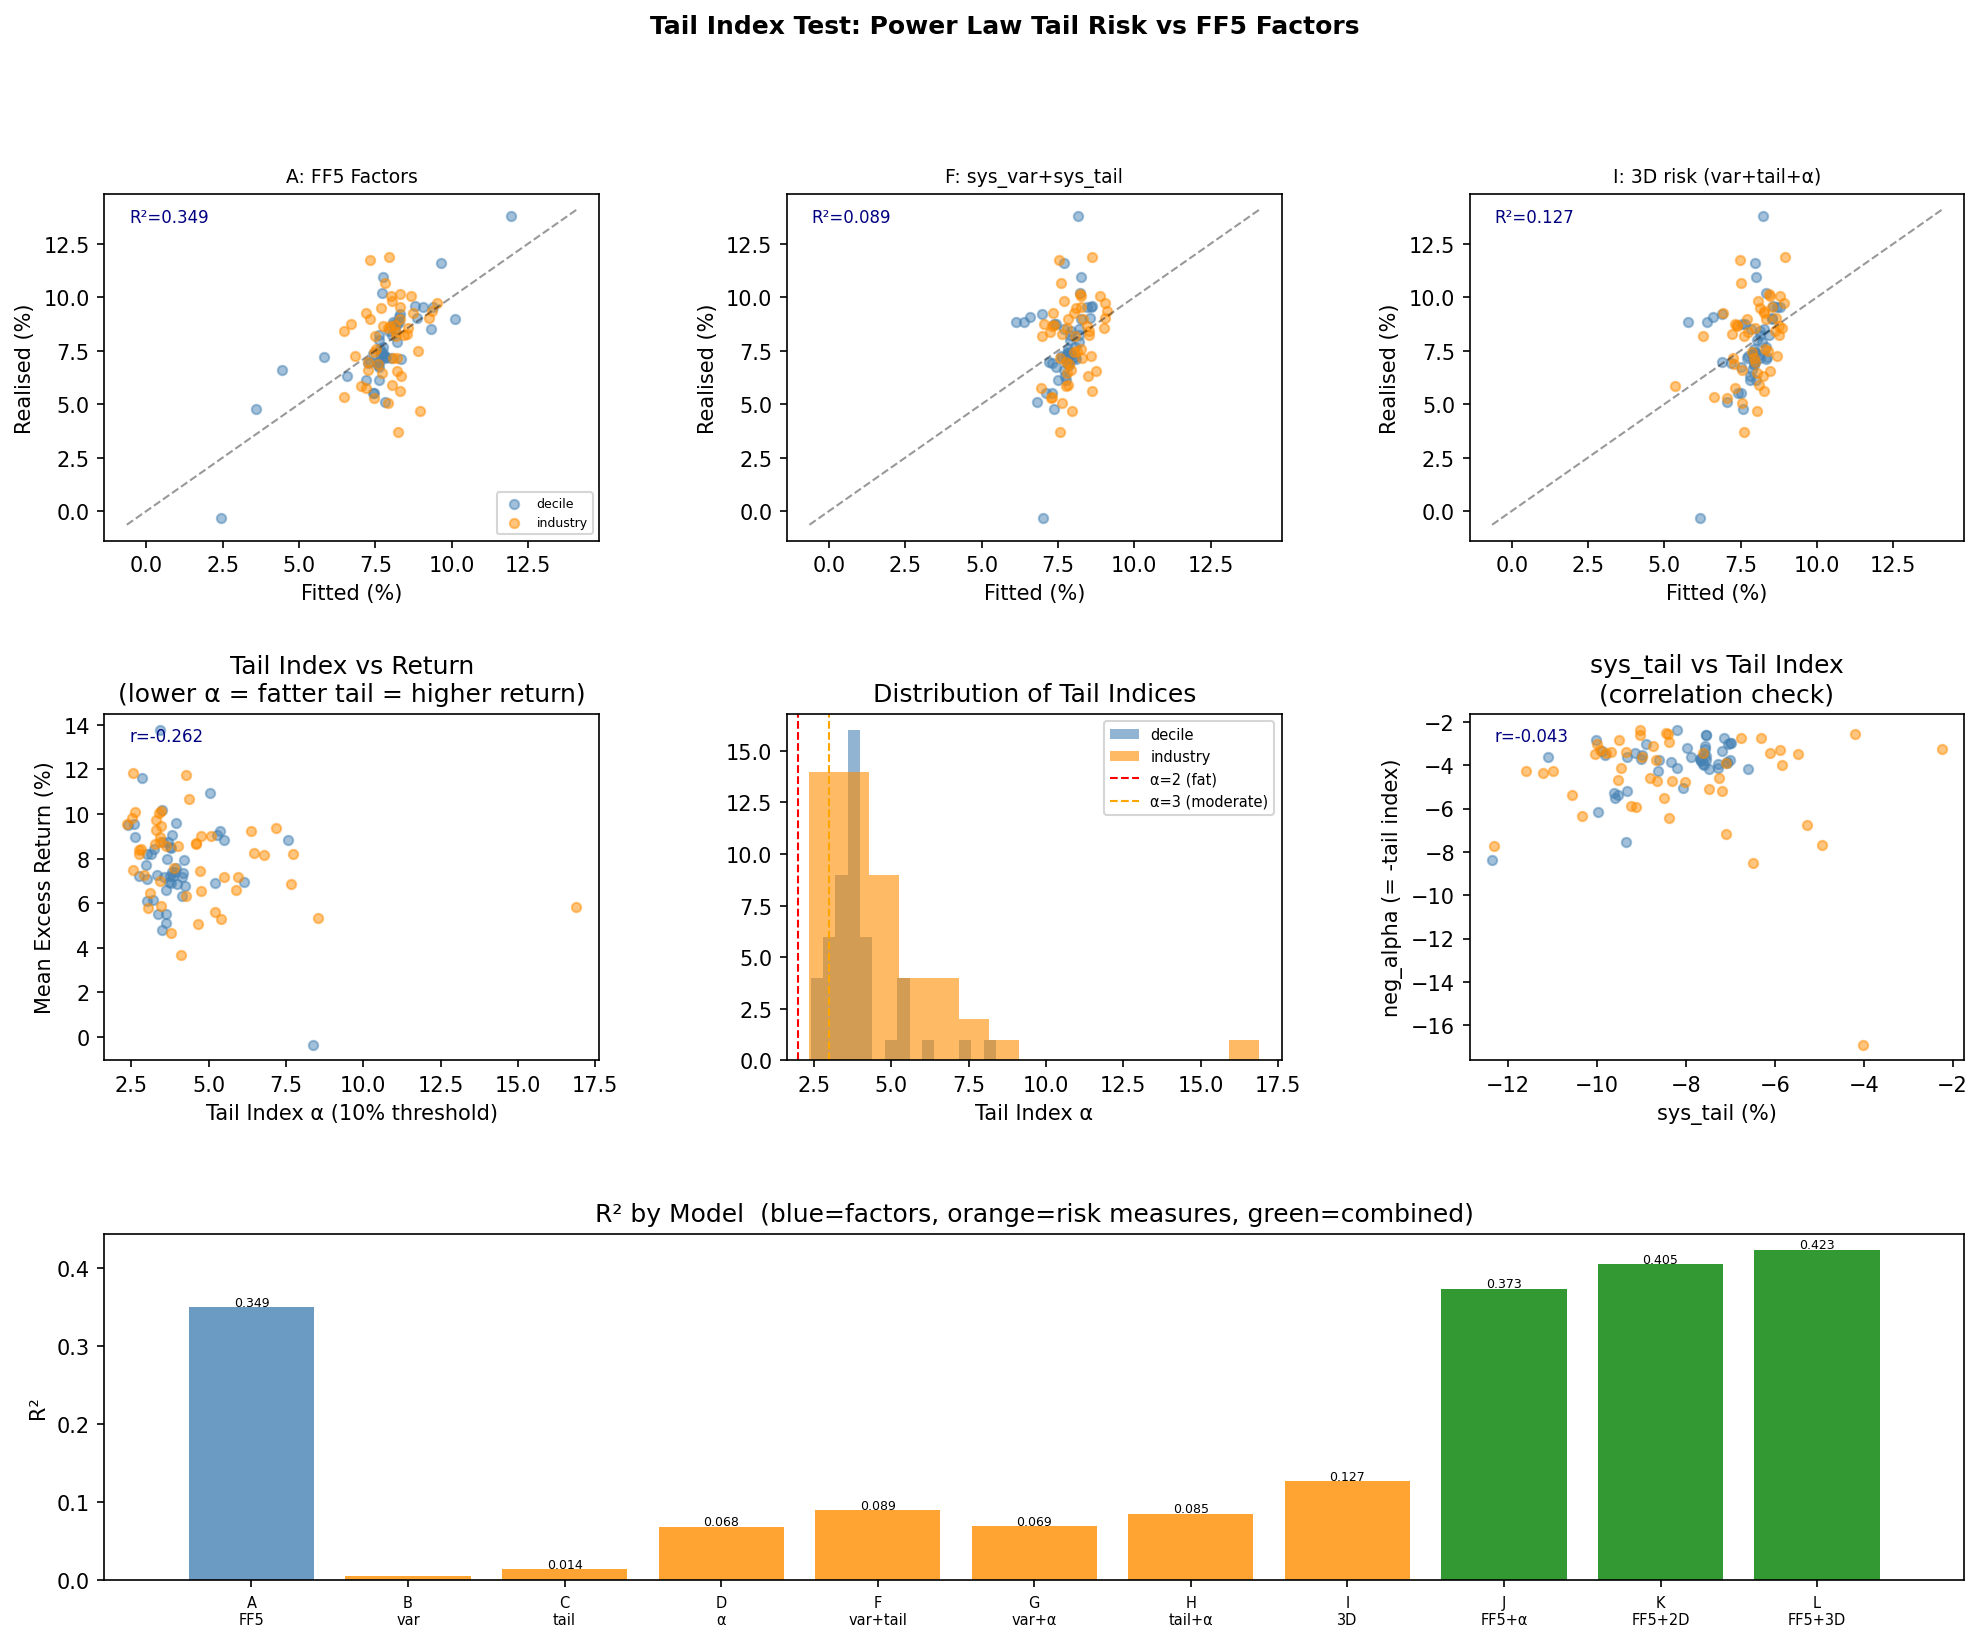

Write the Python code that produced this figure.
"""
Tail Index Test
================
Tests whether the systematic tail index — the power law decay rate of the
joint tail distribution of portfolio and market returns — explains
cross-sectional returns and mediates FF5 factor explanatory power.

Motivation:
  CAPM uses variance to measure systematic risk, justified by assuming
  normal distributions. But equity returns have fat power law tails.
  For power law distributions, the tail index α characterises the entire
  tail: P(loss > x) ~ x^{-α}. Lower α = fatter tail = more extreme events.
  
  If returns are power law distributed, tail index is the correct
  single-parameter summary of tail risk — analogous to sigma for normals.
  
  Hypothesis: tail index of the SYSTEMATIC component (estimated from
  joint tail of portfolio and market returns) predicts cross-sectional
  returns, and mediates factor explanatory power better than sys_var or
  sys_tail alone.

Estimation:
  Hill estimator applied to portfolio losses in market tail months:
    α̂ = k / Σᵢ log(loss_i / loss_k)
  where loss_i are the k largest portfolio losses in market tail months,
  sorted descending.
  
  Lower α̂ = fatter systematic tail = higher predicted return premium.

Test structure:
  1. Retroactive: full-sample tail index vs full-sample mean return
     — does tail index explain contemporaneous returns?
     — does it absorb factor explanatory power?
     — does it outperform sys_var and sys_tail?
  
  2. Rolling mediation (expanding window): does tail index measured
     up to time t predict returns from t to t+k?
     — are factors mediating through tail index?

Usage:
    pip install pandas numpy scipy statsmodels requests matplotlib
    python tail_index_test.py
"""

import sys, warnings
warnings.filterwarnings('ignore')

try:
    import distutils
except ImportError:
    import types
    distutils = types.ModuleType('distutils')
    distutils.version = types.ModuleType('distutils.version')
    sys.modules['distutils'] = distutils
    sys.modules['distutils.version'] = distutils.version

import pandas as pd
import numpy as np
from scipy import stats
from scipy.optimize import minimize_scalar
import statsmodels.api as sm
import requests, zipfile, io
import matplotlib
matplotlib.use('Agg')
import matplotlib.pyplot as plt
import matplotlib.gridspec as gridspec


# ══════════════════════════════════════════════════════════════════════════════
# 1.  DATA
# ══════════════════════════════════════════════════════════════════════════════

FF_BASE = "https://mba.tuck.dartmouth.edu/pages/faculty/ken.french/ftp"
HEADERS = {'User-Agent': 'Mozilla/5.0 (Macintosh; Intel Mac OS X 10_15_7)'}

def _get_zip(filename):
    url = f"{FF_BASE}/{filename}_CSV.zip"
    r = requests.get(url, headers=HEADERS, timeout=30)
    r.raise_for_status()
    zf = zipfile.ZipFile(io.BytesIO(r.content))
    return zf.read(zf.namelist()[0]).decode('utf-8', errors='replace')

def _parse_monthly(content, n_cols):
    lines, rows, in_data = content.split('\n'), [], False
    for line in lines:
        s = line.strip().rstrip(',')
        if not s:
            if in_data: break
            continue
        parts = [p.strip() for p in s.split(',')]
        parts = [p for p in parts if p]
        if parts and parts[0].isdigit() and len(parts[0]) == 6:
            in_data = True
            if len(parts) >= n_cols:
                rows.append(parts[:n_cols])
        elif in_data:
            break
    return rows

def _make_df(rows, cols):
    df = pd.DataFrame(rows, columns=cols)
    df['Date'] = pd.to_datetime(df['Date'].str.strip(), format='%Y%m')
    df = df.set_index('Date').astype(float)
    return df.replace(-99.99, np.nan).replace(-999., np.nan)

def fetch_data():
    print("Fetching data...")
    rows = _parse_monthly(_get_zip('F-F_Research_Data_5_Factors_2x3'), 7)
    factors = _make_df(rows, ['Date','Mkt-RF','SMB','HML','RMW','CMA','RF'])
    print("  ✓ FF5 factors")
    rows = _parse_monthly(_get_zip('F-F_Momentum_Factor'), 2)
    mom = _make_df(rows, ['Date','MOM'])
    print("  ✓ Momentum factor")
    decile_specs = {
        'value': ('Portfolios_Formed_on_BE-ME', 11),
        'size':  ('Portfolios_Formed_on_ME',    11),
        'prof':  ('Portfolios_Formed_on_OP',    11),
        'inv':   ('Portfolios_Formed_on_INV',   11),
        'mom':   ('10_Portfolios_Prior_12_2',   11),
    }
    deciles = {}
    for name, (fname, nc) in decile_specs.items():
        rows = _parse_monthly(_get_zip(fname), nc)
        cols = ['Date'] + [f'D{i+1}' for i in range(10)]
        deciles[name] = _make_df(rows, cols)
        print(f"  ✓ {name} deciles")
    rows = _parse_monthly(_get_zip('49_Industry_Portfolios'), 50)
    industries = _make_df(rows, ['Date'] + [f'Ind{i+1}' for i in range(49)])
    print("  ✓ 49 industry portfolios")
    return factors, mom, deciles, industries


# ══════════════════════════════════════════════════════════════════════════════
# 2.  TAIL INDEX ESTIMATION
# ══════════════════════════════════════════════════════════════════════════════

def hill_estimator(losses, k=None, k_fraction=0.10):
    """
    Hill estimator for tail index α of a power law distribution.
    Applied to LOSSES (positive values) in market tail months.

    P(loss > x) ~ x^{-α}
    Lower α = fatter tail = more extreme events = higher systematic tail risk

    Parameters:
        losses: array of positive loss values (portfolio losses in tail months)
        k: number of top order statistics to use (if None, use k_fraction)
        k_fraction: fraction of observations to use as tail

    Returns:
        alpha: estimated tail index
        n_used: number of observations used
    """
    losses = np.asarray(losses, dtype=float)
    losses = losses[losses > 0]  # only positive losses
    losses = np.sort(losses)[::-1]  # sort descending

    n = len(losses)
    if n < 5:
        return np.nan, 0

    if k is None:
        k = max(5, int(n * k_fraction))
    k = min(k, n - 1)

    # Hill estimator
    log_ratios = np.log(losses[:k] / losses[k])
    if np.any(np.isnan(log_ratios)) or np.sum(log_ratios) <= 0:
        return np.nan, 0

    alpha = k / np.sum(log_ratios)
    return float(alpha), k


def optimal_k_hill(losses, k_range=None):
    """
    Select optimal k for Hill estimator using the minimum variance criterion.
    Tests a range of k values and selects the most stable region of the
    Hill plot — where the estimate is approximately constant.
    """
    losses = np.asarray(losses, dtype=float)
    losses = losses[losses > 0]
    losses = np.sort(losses)[::-1]
    n = len(losses)

    if n < 10:
        return max(5, n // 3)

    if k_range is None:
        k_range = range(5, min(n - 1, max(10, n // 2)))

    alphas = []
    for k in k_range:
        log_ratios = np.log(losses[:k] / losses[k])
        if np.sum(log_ratios) > 0:
            alphas.append(k / np.sum(log_ratios))
        else:
            alphas.append(np.nan)

    alphas = np.array(alphas)
    # Find most stable region: minimum rolling variance
    if len(alphas) < 5:
        return list(k_range)[0]
    window = min(5, len(alphas) // 3)
    rolling_var = pd.Series(alphas).rolling(window).var()
    best_k_idx = rolling_var.idxmin()
    return list(k_range)[int(best_k_idx)]


def compute_systematic_tail_index(r_exc, rm_exc, tail_q=0.10,
                                   k_method='fraction'):
    """
    Estimate the tail index of the SYSTEMATIC component:
    — identify market tail months (worst q% of market returns)
    — extract portfolio losses in those months
    — apply Hill estimator to those losses

    Returns:
        tail_index: α̂ (lower = fatter systematic tail = riskier)
        n_tail_obs: number of tail observations used
        sys_tail_mean: mean portfolio return in tail months (for comparison)
    """
    # Market tail threshold
    threshold = float(np.percentile(rm_exc.dropna(), tail_q * 100))
    tail_mask = rm_exc <= threshold

    r_tail  = r_exc[tail_mask]
    n_tail  = tail_mask.sum()

    if n_tail < 5:
        return np.nan, 0, np.nan

    # Convert to losses (negate returns, keep positive losses)
    # We look at losses relative to the risk-free rate
    losses = -r_tail.values  # losses are positive when returns are negative
    # Keep all values — even small positive returns in tail months
    # represent "less bad" outcomes that inform the tail shape
    losses_positive = losses[losses > 0]

    if len(losses_positive) < 5:
        return np.nan, 0, float(r_tail.mean())

    # Estimate tail index
    if k_method == 'optimal':
        k = optimal_k_hill(losses_positive)
    else:
        k = None  # use k_fraction default

    alpha, k_used = hill_estimator(losses_positive, k=k)
    sys_tail_mean = float(r_tail.mean())

    return alpha, k_used, sys_tail_mean


# ══════════════════════════════════════════════════════════════════════════════
# 3.  FULL-SAMPLE CHARACTERISTICS
# ══════════════════════════════════════════════════════════════════════════════

FACTOR_VARS = ['load_Mkt-RF','load_SMB','load_HML',
               'load_RMW','load_CMA','load_MOM']

def compute_full_sample_chars(ret_series, factors_df, tail_q=0.10):
    """
    Compute full-sample characteristics for the retroactive test.
    Uses all available data to estimate tail index and other measures.
    """
    idx = ret_series.index.intersection(factors_df.index)
    ret_series = ret_series.loc[idx].dropna()
    idx = ret_series.index.intersection(factors_df.index)
    if len(idx) < 60:
        return None

    r   = ret_series.loc[idx] / 100
    rf  = factors_df.loc[idx, 'RF']  / 100
    mkt = factors_df.loc[idx, 'Mkt-RF'] / 100
    smb = factors_df.loc[idx, 'SMB'] / 100
    hml = factors_df.loc[idx, 'HML'] / 100
    rmw = factors_df.loc[idx, 'RMW'] / 100
    cma = factors_df.loc[idx, 'CMA'] / 100
    mom_s = factors_df.loc[idx, 'MOM'] / 100 \
            if 'MOM' in factors_df.columns \
            else pd.Series(0.0, index=idx)

    r_exc  = r - rf
    rm_exc = mkt

    # Factor loadings
    Xf = sm.add_constant(pd.DataFrame({
        'Mkt-RF': mkt, 'SMB': smb, 'HML': hml,
        'RMW': rmw, 'CMA': cma, 'MOM': mom_s
    }))
    reg    = sm.OLS(r_exc, Xf).fit()
    beta   = float(reg.params['Mkt-RF'])
    loadings = {f'load_{k}': reg.params[k]
                for k in ['Mkt-RF','SMB','HML','RMW','CMA','MOM']}

    # Systematic variance
    sys_var = float(beta**2 * rm_exc.var())

    # Systematic tail (mean return in worst q% market months)
    threshold = float(np.percentile(rm_exc.dropna(), tail_q * 100))
    tail_mask = rm_exc <= threshold
    sys_tail  = float(r_exc[tail_mask].mean()) if tail_mask.sum() > 3 else np.nan

    # Tail index at multiple thresholds
    alpha_10, n_10, _ = compute_systematic_tail_index(
        r_exc, rm_exc, tail_q=0.10)
    alpha_20, n_20, _ = compute_systematic_tail_index(
        r_exc, rm_exc, tail_q=0.20)
    alpha_05, n_05, _ = compute_systematic_tail_index(
        r_exc, rm_exc, tail_q=0.05)

    # Mean excess return (annualised)
    mean_excess = float(r_exc.mean() * 12)

    # Standalone sigma and var5 for comparison
    sigma = float(r_exc.std())
    var_5 = float(np.percentile(r_exc.dropna(), 5))

    return {
        'mean_excess':  mean_excess,
        'n_obs':        len(idx),
        **loadings,
        'beta':         beta,
        'sys_var':      sys_var,
        'sys_tail':     sys_tail,
        # Tail index (lower = fatter tail = riskier)
        'tail_alpha_10': alpha_10,
        'tail_alpha_20': alpha_20,
        'tail_alpha_05': alpha_05,
        'n_tail_10':     n_10,
        'n_tail_20':     n_20,
        # Neg tail index so positive = more risk (easier to interpret)
        'neg_alpha_10': -alpha_10 if not np.isnan(alpha_10) else np.nan,
        'neg_alpha_20': -alpha_20 if not np.isnan(alpha_20) else np.nan,
        # Standalone
        'sigma':        sigma,
        'var_5':        var_5,
    }


def build_full_sample_cross_section(all_factors, deciles, industries):
    print("\nComputing full-sample tail indices...")
    rows = []
    for fname, ddf in deciles.items():
        for col in ddf.columns:
            s = ddf[col].dropna()
            idx = s.index.intersection(all_factors.index)
            row = compute_full_sample_chars(s.loc[idx], all_factors.loc[idx])
            if row:
                row['portfolio_type'] = 'decile'
                row['factor_group']   = fname
                rows.append(row)
    for col in industries.columns:
        s = industries[col].dropna()
        idx = s.index.intersection(all_factors.index)
        row = compute_full_sample_chars(s.loc[idx], all_factors.loc[idx])
        if row:
            row['portfolio_type'] = 'industry'
            row['factor_group']   = 'industry'
            rows.append(row)
    df = pd.DataFrame(rows)
    print(f"  {len(df)} portfolios")
    print(f"  Mean tail obs (10% threshold): {df['n_tail_10'].mean():.0f}")
    print(f"  Mean tail alpha (10%):         {df['tail_alpha_10'].mean():.3f}")
    return df


# ══════════════════════════════════════════════════════════════════════════════
# 4.  RETROACTIVE CROSS-SECTIONAL REGRESSIONS
# ══════════════════════════════════════════════════════════════════════════════

def run_retroactive(df, label='All portfolios'):
    """
    Full-sample cross-sectional test:
    Does tail index explain mean returns and absorb factor R²?
    """
    req = FACTOR_VARS + ['mean_excess','sys_var','sys_tail',
                          'neg_alpha_10','neg_alpha_20','sigma','var_5']
    sub = df.dropna(subset=req)
    y   = sub['mean_excess']
    n   = len(sub)

    print(f"\n{'='*65}")
    print(f"Retroactive Tail Index Test: {label}  (N={n})")
    print(f"{'='*65}")

    from sklearn.preprocessing import StandardScaler
    scaler  = StandardScaler()
    risk_vars = ['sys_var','sys_tail','neg_alpha_10','neg_alpha_20',
                 'sigma','var_5']
    sub_std = sub.copy()
    sub_std[risk_vars] = scaler.fit_transform(sub[risk_vars])
    stds = sub[risk_vars].std()

    models = {
        'A  FF5 factors':                  FACTOR_VARS,
        'B  sys_var only':                 ['sys_var'],
        'C  sys_tail only':                ['sys_tail'],
        'D  neg_alpha (10%) only':         ['neg_alpha_10'],
        'E  neg_alpha (20%) only':         ['neg_alpha_20'],
        'F  sys_var + sys_tail [2D]':      ['sys_var','sys_tail'],
        'G  sys_var + neg_alpha_10':       ['sys_var','neg_alpha_10'],
        'H  sys_tail + neg_alpha_10':      ['sys_tail','neg_alpha_10'],
        'I  2D + neg_alpha [3D]':          ['sys_var','sys_tail','neg_alpha_10'],
        'J  FF5 + neg_alpha_10':           FACTOR_VARS + ['neg_alpha_10'],
        'K  FF5 + 2D risk':                FACTOR_VARS + ['sys_var','sys_tail'],
        'L  FF5 + 3D risk':                FACTOR_VARS + ['sys_var','sys_tail',
                                                           'neg_alpha_10'],
    }

    regs = {}
    print(f"\n── R² Comparison ────────────────────────────────────────────────")
    print(f"  {'Model':<40} {'R²':>7}  {'% of A':>8}")
    print("  " + "-"*58)
    ra = sm.OLS(y, sm.add_constant(sub[FACTOR_VARS])).fit()
    regs['A'] = ra
    print(f"  {'A  FF5 factors':<40} {ra.rsquared:>7.4f}  {'100.0%':>8}")

    for mname, mvars in list(models.items())[1:]:
        reg = sm.OLS(y, sm.add_constant(sub[mvars])).fit()
        regs[mname[0]] = reg
        pct = reg.rsquared / ra.rsquared * 100 if ra.rsquared > 0 else 0
        print(f"  {mname:<40} {reg.rsquared:>7.4f}  {pct:>7.1f}%")

    # Standardised coefficients for risk measures
    print(f"\n── Standardised Coefficients (full distribution model I) ────────")
    print(f"  Each coef = annualised % return per 1-SD increase")
    print(f"  {'Variable':<16} {'1-SD':>10} {'Std coef':>10} {'t-stat':>8}  Sig?")
    print("  " + "-"*52)
    ri_std = sm.OLS(y, sm.add_constant(
        sub_std[['sys_var','sys_tail','neg_alpha_10']])).fit()
    for v in ['sys_var','sys_tail','neg_alpha_10']:
        c = ri_std.params.get(v, np.nan)
        t = ri_std.tvalues.get(v, np.nan)
        sd = stds.get(v, np.nan)
        sig = '***' if abs(t)>3 else ('*' if abs(t)>2 else '  ')
        print(f"  {v:<16} {sd:>+10.5f} {c*100:>+9.3f}%  {t:>+8.2f}  {sig}")

    # Does tail index add over 2D risk?
    from scipy.stats import f as f_dist
    def ft(r2_r, r2_f, n, k_f, k_r):
        if k_f <= k_r: return np.nan, np.nan
        fs = ((r2_f-r2_r)/(k_f-k_r)) / ((1-r2_f)/(n-k_f))
        return fs, 1 - f_dist.cdf(fs, k_f-k_r, n-k_f)

    print(f"\n── F-tests ──────────────────────────────────────────────────────")
    tests = [
        ('tail_alpha adds over sys_var alone',
         regs['B'], regs['G'], 1, 2),
        ('tail_alpha adds over sys_tail alone',
         regs['C'], regs['H'], 1, 2),
        ('tail_alpha adds over 2D risk (var+tail)',
         regs['F'], regs['I'], 2, 3),
        ('3D risk adds over FF5',
         regs['A'], regs['L'], len(FACTOR_VARS), len(FACTOR_VARS)+3),
        ('FF5 adds over 3D risk',
         regs['I'], regs['L'], 3, len(FACTOR_VARS)+3),
        ('tail_alpha adds over FF5',
         regs['A'], regs['J'], len(FACTOR_VARS), len(FACTOR_VARS)+1),
    ]
    for desc, r_r, r_f, k_r, k_f in tests:
        fs, p = ft(r_r.rsquared, r_f.rsquared, n, k_f+1, k_r+1)
        if np.isnan(fs): continue
        sig = 'YES ***' if p<0.01 else ('yes *' if p<0.05 else 'no    ')
        print(f"  {desc:<46} F={fs:6.2f}  p={p:.4f}  {sig}")

    # Factor shrinkage when tail index added
    print(f"\n── Factor Shrinkage: A → L (FF5 + 3D risk) ─────────────────────")
    rl = regs['L']
    print(f"  {'Factor':<14} {'A coef':>10} {'L coef':>10} "
          f"{'Shrink':>8}  {'A t':>6}  {'L t':>6}")
    print("  " + "-"*58)
    for v in FACTOR_VARS:
        ca = ra.params.get(v, np.nan)
        cl = rl.params.get(v, np.nan)
        ta = ra.tvalues.get(v, np.nan)
        tl = rl.tvalues.get(v, np.nan)
        sh = (1-abs(cl)/abs(ca))*100 if abs(ca)>1e-10 else np.nan
        sa = '*' if abs(ta)>2 else ' '
        sl = '*' if abs(tl)>2 else ' '
        print(f"  {v:<14} {ca:>+10.4f} {cl:>+10.4f} "
              f"{sh:>7.1f}%  {ta:>+5.2f}{sa}  {tl:>+5.2f}{sl}")

    return regs, sub


# ══════════════════════════════════════════════════════════════════════════════
# 5.  ROLLING MEDIATION WITH TAIL INDEX
# ══════════════════════════════════════════════════════════════════════════════

def compute_rolling_tail_index(ret_series, factors_df,
                                lookback_years=10, tail_q=0.10):
    """
    Estimate tail index from an expanding or fixed lookback window.
    Returns tail index and other distribution measures for that window.
    """
    idx = ret_series.index.intersection(factors_df.index)
    ret_series = ret_series.loc[idx].dropna()
    idx = ret_series.index.intersection(factors_df.index)
    if len(idx) < 36:
        return None

    r   = ret_series.loc[idx] / 100
    rf  = factors_df.loc[idx, 'RF']  / 100
    mkt = factors_df.loc[idx, 'Mkt-RF'] / 100
    smb = factors_df.loc[idx, 'SMB'] / 100
    hml = factors_df.loc[idx, 'HML'] / 100
    rmw = factors_df.loc[idx, 'RMW'] / 100
    cma = factors_df.loc[idx, 'CMA'] / 100
    mom_s = factors_df.loc[idx, 'MOM'] / 100 \
            if 'MOM' in factors_df.columns \
            else pd.Series(0.0, index=idx)

    r_exc  = r - rf
    rm_exc = mkt

    # Factor loadings
    Xf = sm.add_constant(pd.DataFrame({
        'Mkt-RF': mkt, 'SMB': smb, 'HML': hml,
        'RMW': rmw, 'CMA': cma, 'MOM': mom_s
    }))
    reg  = sm.OLS(r_exc, Xf).fit()
    beta = float(reg.params['Mkt-RF'])
    loadings = {f'load_{k}': reg.params[k]
                for k in ['Mkt-RF','SMB','HML','RMW','CMA','MOM']}

    sys_var  = float(beta**2 * rm_exc.var())
    threshold = float(np.percentile(rm_exc.dropna(), tail_q * 100))
    tail_mask = rm_exc <= threshold
    sys_tail  = float(r_exc[tail_mask].mean()) if tail_mask.sum() > 3 else np.nan

    alpha, n_used, _ = compute_systematic_tail_index(
        r_exc, rm_exc, tail_q=tail_q)
    neg_alpha = -alpha if not np.isnan(alpha) else np.nan

    return {
        **loadings,
        'beta':       beta,
        'sys_var':    sys_var,
        'sys_tail':   sys_tail,
        'tail_alpha': alpha,
        'neg_alpha':  neg_alpha,
        'n_tail_obs': n_used,
    }


def build_rolling_mediation_panel(all_factors, deciles, industries,
                                   lookback_years=10,
                                   forward_years_list=(3, 5),
                                   tail_q=0.10):
    """
    Rolling panel where tail index is estimated from lookback window
    and forward returns measured in subsequent non-overlapping window.
    Uses longer lookback (10y) to get reliable tail index estimates.
    """
    # Normalise portfolios
    port_series = {}
    for fname, ddf in deciles.items():
        for col in ddf.columns:
            port_series[f'{fname}_{col}'] = ddf[col]
    for col in industries.columns:
        port_series[f'ind_{col}'] = industries[col]

    print(f"\nBuilding rolling tail index panel "
          f"(lookback={lookback_years}y, non-overlapping)...")

    panels = {fwd: [] for fwd in forward_years_list}
    start  = all_factors.index.min() + pd.DateOffset(years=lookback_years)
    end    = all_factors.index.max() - pd.DateOffset(years=max(forward_years_list))

    t = start
    while t <= end:
        lookback_start = t - pd.DateOffset(years=lookback_years)
        f_back = all_factors.loc[lookback_start:t]

        for port_name, s_raw in port_series.items():
            s  = s_raw.dropna() / 100
            rf = all_factors['RF'] / 100

            r_back_idx = s.index.intersection(f_back.index)
            if len(r_back_idx) < 36:
                continue
            r_back = s.loc[r_back_idx] - rf.loc[r_back_idx]

            chars = compute_rolling_tail_index(
                s_raw.loc[r_back_idx], f_back.loc[r_back_idx],
                tail_q=tail_q)
            if chars is None:
                continue

            factor_group = '_'.join(port_name.split('_')[:-1]) \
                           if port_name.startswith(tuple(deciles.keys())) \
                           else 'industry'

            for fwd_years in forward_years_list:
                fwd_end    = t + pd.DateOffset(years=fwd_years)
                f_fwd      = all_factors.loc[t:fwd_end]
                r_fwd_idx  = s.index.intersection(f_fwd.index)
                if len(r_fwd_idx) < 12:
                    continue
                r_fwd      = s.loc[r_fwd_idx]
                rf_fwd     = rf.loc[r_fwd_idx]
                r_exc_fwd  = r_fwd - rf_fwd
                fwd_return = float(r_exc_fwd.mean() * 12)

                panels[fwd_years].append({
                    'date':         t,
                    'portfolio':    port_name,
                    'factor_group': factor_group,
                    'fwd_years':    fwd_years,
                    'fwd_return':   fwd_return,
                    **chars,
                })

        # Step forward by forward_years (non-overlapping)
        t += pd.DateOffset(years=min(forward_years_list))

    result = {}
    for fwd in forward_years_list:
        df = pd.DataFrame(panels[fwd])
        result[fwd] = df
        if len(df) > 0:
            n_ports = df['portfolio'].nunique()
            n_times = df['date'].nunique()
            print(f"  {fwd}y forward: {len(df)} obs "
                  f"({n_ports} portfolios × {n_times} time points)")
    return result


def run_rolling_mediation(panels, fwd_years=5):
    """Test whether tail index mediates factor → return in rolling panel."""
    df  = panels.get(fwd_years, pd.DataFrame())
    req = FACTOR_VARS + ['fwd_return','sys_var','sys_tail','neg_alpha']
    sub = df.dropna(subset=req)
    if len(sub) < 30:
        print(f"  Insufficient data for {fwd_years}y forward")
        return
    y = sub['fwd_return']
    n = len(sub)

    print(f"\n{'='*65}")
    print(f"Rolling Mediation with Tail Index ({fwd_years}y forward, N={n})")
    print(f"{'='*65}")

    models = {
        'A  FF5 factors':               FACTOR_VARS,
        'B  2D risk (var+tail)':        ['sys_var','sys_tail'],
        'C  neg_alpha only':            ['neg_alpha'],
        'D  3D risk (var+tail+alpha)':  ['sys_var','sys_tail','neg_alpha'],
        'E  FF5 + 2D risk':             FACTOR_VARS + ['sys_var','sys_tail'],
        'F  FF5 + 3D risk':             FACTOR_VARS + ['sys_var','sys_tail',
                                                        'neg_alpha'],
    }

    print(f"\n── R² Comparison ────────────────────────────────────────────────")
    print(f"  {'Model':<40} {'R²':>7}  {'% of A':>8}")
    print("  " + "-"*58)
    regs = {}
    ra = sm.OLS(y, sm.add_constant(sub[FACTOR_VARS])).fit()
    regs['A'] = ra
    print(f"  {'A  FF5 factors':<40} {ra.rsquared:>7.4f}  {'100.0%':>8}")
    for mname, mvars in list(models.items())[1:]:
        reg = sm.OLS(y, sm.add_constant(sub[mvars])).fit()
        regs[mname[0]] = reg
        pct = reg.rsquared / ra.rsquared * 100 if ra.rsquared > 0 else 0
        print(f"  {mname:<40} {reg.rsquared:>7.4f}  {pct:>7.1f}%")

    print(f"\n── 3D Risk Coefficients (Model D) ───────────────────────────────")
    rd = regs['D']
    for v in ['sys_var','sys_tail','neg_alpha']:
        c = rd.params.get(v, np.nan)
        t = rd.tvalues.get(v, np.nan)
        sig = '***' if abs(t)>3 else ('*' if abs(t)>2 else '  ')
        print(f"  {v:<16} coef={c:+.6f}  t={t:+.2f}  {sig}")

    # Does alpha add over 2D?
    from scipy.stats import f as f_dist
    def ft(r2_r, r2_f, n, k_f, k_r):
        if k_f <= k_r: return np.nan, np.nan
        fs = ((r2_f-r2_r)/(k_f-k_r))/((1-r2_f)/(n-k_f))
        return fs, 1 - f_dist.cdf(fs, k_f-k_r, n-k_f)

    print(f"\n── F-tests ──────────────────────────────────────────────────────")
    tests = [
        ('neg_alpha adds over 2D risk',      regs['B'], regs['D'], 2, 3),
        ('3D risk adds over FF5',             regs['A'], regs['F'],
         len(FACTOR_VARS), len(FACTOR_VARS)+3),
        ('FF5 adds over 3D risk',             regs['D'], regs['F'],
         3, len(FACTOR_VARS)+3),
        ('2D rescue: tail adds over var',
         sm.OLS(y, sm.add_constant(sub[['sys_var']])).fit(),
         regs['B'], 1, 2),
        ('2D rescue: var adds over tail',
         sm.OLS(y, sm.add_constant(sub[['sys_tail']])).fit(),
         regs['B'], 1, 2),
    ]
    for desc, r_r, r_f, k_r, k_f in tests:
        fs, p = ft(r_r.rsquared, r_f.rsquared, n, k_f+1, k_r+1)
        if np.isnan(fs): continue
        sig = 'YES ***' if p<0.01 else ('yes *' if p<0.05 else 'no    ')
        print(f"  {desc:<46} F={fs:6.2f}  p={p:.4f}  {sig}")

    return regs


# ══════════════════════════════════════════════════════════════════════════════
# 6.  HILL PLOT DIAGNOSTIC
# ══════════════════════════════════════════════════════════════════════════════

def hill_plot_diagnostic(df):
    """
    Show Hill plot for a sample of portfolios to verify power law behaviour
    and stability of tail index estimates across k.
    """
    print(f"\n── Tail Index Distribution Across Portfolios ────────────────────")
    for col in ['tail_alpha_10','tail_alpha_20']:
        if col not in df.columns: continue
        v = df[col].dropna()
        print(f"  {col}: mean={v.mean():.3f}  std={v.std():.3f}  "
              f"min={v.min():.3f}  max={v.max():.3f}")
        print(f"    Interpretation: α<2 (very fat), α=2-3 (fat), "
              f"α=3-5 (moderate), α>5 (near-normal)")

    # Correlation of tail alpha with other measures
    print(f"\n── Correlations with Mean Excess Return ─────────────────────────")
    for col in ['tail_alpha_10','neg_alpha_10','sys_var','sys_tail','beta']:
        if col not in df.columns: continue
        c = df[col].corr(df['mean_excess'])
        theory = '−' if col == 'tail_alpha_10' else '+'
        match  = '✓' if (c < 0 and theory == '−') or \
                        (c > 0 and theory == '+') else '✗'
        print(f"  {col:<20}: r={c:+.4f}  (theory: {theory})  {match}")


# ══════════════════════════════════════════════════════════════════════════════
# 7.  PLOTS
# ══════════════════════════════════════════════════════════════════════════════

def make_plots(df, regs, outpath='tail_index_test.png'):
    req = FACTOR_VARS + ['mean_excess','sys_var','sys_tail',
                          'neg_alpha_10','tail_alpha_10']
    sub = df.dropna(subset=req)
    colors = {'decile':'steelblue','industry':'darkorange'}

    fig = plt.figure(figsize=(16, 12))
    gs  = gridspec.GridSpec(3, 3, figure=fig, hspace=0.5, wspace=0.38)

    def scatter_fit(ax, reg, title, sub_=None):
        if sub_ is None: sub_ = sub
        yhat = reg.fittedvalues
        for pt, grp in sub_.groupby('portfolio_type'):
            ax.scatter(yhat.loc[grp.index]*100,
                       grp['mean_excess']*100,
                       alpha=0.5, s=20, color=colors[pt], label=pt)
        lo = min(yhat.min(), sub_['mean_excess'].min())*100-0.3
        hi = max(yhat.max(), sub_['mean_excess'].max())*100+0.3
        ax.plot([lo,hi],[lo,hi],'k--',lw=1,alpha=0.4)
        ax.set_title(title, fontsize=9)
        ax.set_xlabel('Fitted (%)'); ax.set_ylabel('Realised (%)')
        ax.text(0.05,0.92,f'R²={reg.rsquared:.3f}',
                transform=ax.transAxes, fontsize=8, color='navy')

    ax1 = fig.add_subplot(gs[0,0])
    scatter_fit(ax1, regs['A'], 'A: FF5 Factors')
    ax1.legend(fontsize=6)

    ax2 = fig.add_subplot(gs[0,1])
    if 'F' in regs:
        scatter_fit(ax2, regs['F'], 'F: sys_var+sys_tail')
    elif 'D' in regs:
        scatter_fit(ax2, regs['D'], 'D: 2D risk')

    ax3 = fig.add_subplot(gs[0,2])
    if 'I' in regs:
        scatter_fit(ax3, regs['I'], 'I: 3D risk (var+tail+α)')

    # Tail alpha vs return
    ax4 = fig.add_subplot(gs[1,0])
    for pt, grp in sub.groupby('portfolio_type'):
        ax4.scatter(grp['tail_alpha_10'], grp['mean_excess']*100,
                    alpha=0.5, s=20, color=colors[pt])
    ax4.set_xlabel('Tail Index α (10% threshold)')
    ax4.set_ylabel('Mean Excess Return (%)')
    ax4.set_title('Tail Index vs Return\n(lower α = fatter tail = higher return)')
    corr = sub['tail_alpha_10'].corr(sub['mean_excess'])
    ax4.text(0.05,0.92,f'r={corr:.3f}',
             transform=ax4.transAxes, fontsize=8, color='navy')

    # Tail alpha distribution
    ax5 = fig.add_subplot(gs[1,1])
    for pt, grp in sub.groupby('portfolio_type'):
        ax5.hist(grp['tail_alpha_10'].dropna(), bins=15, alpha=0.6,
                 label=pt, color=colors[pt])
    ax5.axvline(2, color='red', ls='--', lw=1, label='α=2 (fat)')
    ax5.axvline(3, color='orange', ls='--', lw=1, label='α=3 (moderate)')
    ax5.set_xlabel('Tail Index α')
    ax5.set_title('Distribution of Tail Indices')
    ax5.legend(fontsize=7)

    # neg_alpha vs sys_tail (how correlated are they?)
    ax6 = fig.add_subplot(gs[1,2])
    for pt, grp in sub.groupby('portfolio_type'):
        ax6.scatter(grp['sys_tail']*100, grp['neg_alpha_10'],
                    alpha=0.5, s=20, color=colors[pt])
    ax6.set_xlabel('sys_tail (%)')
    ax6.set_ylabel('neg_alpha (= -tail index)')
    ax6.set_title('sys_tail vs Tail Index\n(correlation check)')
    corr = sub['sys_tail'].corr(sub['neg_alpha_10'])
    ax6.text(0.05,0.92,f'r={corr:.3f}',
             transform=ax6.transAxes, fontsize=8, color='navy')

    # R² bar chart
    ax7 = fig.add_subplot(gs[2,:])
    mkeys   = ['A','B','C','D','F','G','H','I','J','K','L']
    mlabels = ['A\nFF5','B\nvar','C\ntail','D\nα',
               'F\nvar+tail','G\nvar+α','H\ntail+α','I\n3D',
               'J\nFF5+α','K\nFF5+2D','L\nFF5+3D']
    r2_vals = []
    for k in mkeys:
        r = regs.get(k)
        r2_vals.append(r.rsquared if r else 0)
    bar_colors = ['steelblue' if k=='A' else
                  'darkorange' if k in ['B','C','D','F','G','H','I'] else
                  'green' for k in mkeys]
    x = np.arange(len(mkeys))
    bars = ax7.bar(x, r2_vals, color=bar_colors, alpha=0.8)
    ax7.set_xticks(x); ax7.set_xticklabels(mlabels, fontsize=7)
    ax7.set_ylabel('R²')
    ax7.set_title('R² by Model  (blue=factors, orange=risk measures, green=combined)')
    for i, v in enumerate(r2_vals):
        if v > 0.01:
            ax7.text(i, v+0.002, f'{v:.3f}', ha='center', fontsize=6)

    fig.suptitle('Tail Index Test: Power Law Tail Risk vs FF5 Factors',
                 fontsize=12, fontweight='bold')
    fig.savefig(outpath, dpi=150, bbox_inches='tight')
    print(f"\n  Plot saved: {outpath}")
    plt.close(fig)


# ══════════════════════════════════════════════════════════════════════════════
# 8.  MAIN
# ══════════════════════════════════════════════════════════════════════════════

def main():
    print("="*65)
    print("Tail Index Test")
    print("Does power law tail index explain cross-sectional returns?")
    print("="*65)

    factors, mom, deciles, industries = fetch_data()
    all_factors = factors.join(mom, how='left').fillna(0)

    # Full-sample cross-section (retroactive test)
    df = build_full_sample_cross_section(all_factors, deciles, industries)

    # Diagnostic
    hill_plot_diagnostic(df)

    # Retroactive regressions — all portfolios
    regs_all, sub_all = run_retroactive(df, 'All portfolios')

    # Industry only (unbiased)
    ind_df = df[df['portfolio_type']=='industry']
    if len(ind_df) > 20:
        run_retroactive(ind_df, 'Industry portfolios only')

    # Rolling mediation (predictive)
    roll_panels = build_rolling_mediation_panel(
        all_factors, deciles, industries,
        lookback_years=10,
        forward_years_list=(3, 5),
        tail_q=0.10)

    for fwd in [3, 5]:
        run_rolling_mediation(roll_panels, fwd_years=fwd)

    # Plots
    print("\nGenerating plots...")
    make_plots(df, regs_all)

    # Summary
    ra = regs_all['A']
    rd = regs_all.get('D', regs_all.get('C'))
    ri = regs_all.get('I')
    print("\n" + "="*65)
    print("SUMMARY")
    print("="*65)
    print(f"  FF5 factors R²:              {ra.rsquared:.4f}")
    if rd:
        print(f"  neg_alpha alone R²:          {rd.rsquared:.4f}  "
              f"({rd.rsquared/ra.rsquared*100:.1f}% of FF5)")
    if ri:
        print(f"  3D risk (var+tail+α) R²:     {ri.rsquared:.4f}  "
              f"({ri.rsquared/ra.rsquared*100:.1f}% of FF5)")

    # Key question: does tail index add over sys_tail?
    rf_reg = regs_all.get('F')
    ri_reg = regs_all.get('I')
    if rf_reg and ri_reg:
        delta = ri_reg.rsquared - rf_reg.rsquared
        t_alpha = ri_reg.tvalues.get('neg_alpha_10', np.nan)
        print(f"\n  Does tail index add over sys_var + sys_tail?")
        print(f"    ΔR² = {delta:.4f}  t(neg_alpha) = {t_alpha:+.2f}")
        if abs(t_alpha) > 2:
            print(f"    → YES: tail index adds independent information")
            print(f"    → Power law shape matters beyond mean tail performance")
        else:
            print(f"    → NO: sys_tail already captures what tail index measures")
            print(f"    → Mean tail performance subsumes tail shape information")
    print("="*65)
    print("\nDone.")


if __name__ == '__main__':
    main()
